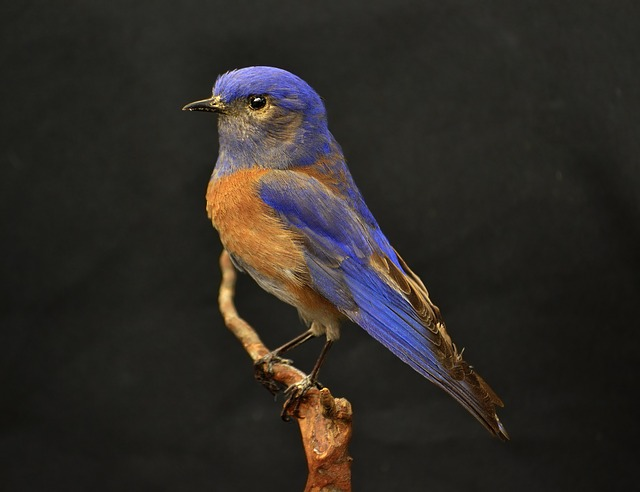
#> input picture First Assignment/images/bird.jpg, 640 x 492 px
$ jupyter execute pruebas.ipynb   (older library calls are emulated)
#> lines starting #> are read from the running program, lines starting #| are printed output that depends on the picture
### First Assignment/UZ_utils.py
"""
Before the first run, you need to have all necessary Python packages installed. For
that we highly recommend firstly creating Virtual Environment, to have your
development environment seperated from other projects (https://docs.python.org/3/tutorial/venv.html).

In system terminal then run: "pip install numpy opencv-python matplotlib Pillow"
"""

import numpy as np
import cv2
from matplotlib import pyplot as plt
from PIL import Image


def imread(path):
    """
    Reads an image in RGB order. Image type is transformed from uint8 to float, and
    range of values is reduced from [0, 255] to [0, 1].
    """
#> called with path = 'images/bird.jpg'
    I = Image.open(path).convert('RGB')  # PIL image.
#> I is the input picture: PIL image 640x492 RGB; mean R, G, B 46.1, 42.1, 37.6
    I = np.asarray(I)  # Converting to Numpy array.
    I = I.astype(np.float64) / 255
#> I: shape (492, 640, 3) float64
    return I


# [54 lines left out: functions imread_gray, imshow, signal_show, convolve, not called in this run]


# [25 lines that do not run on import are left out]

### First Assignment/pruebas.ipynb
[cell 1]
import numpy as np
import cv2
from matplotlib import pyplot as plt
from PIL import Image

from UZ_utils import *

[cell 2]
def myhist(I, bins):
    H = np.zeros(bins) # Creation of the array that will contain the values of the histogram
    I.reshape(-1) # Transform I into a 1D array

    # Max and min values in I
    Imax = np.max(I)
    Imin = np.min(I)

    lim = (Imax - Imin)/bins

    for x in range(bins):
        for i in range(I.shape[0]):
            for j in range(I.shape[1]):
                lim_inf = (x*lim) + Imin
                lim_sup = (x+1) * lim + Imin

                if (lim_inf <= I[i,j] and I[i,j] < lim_sup):
                    H[x] = H[x] + 1

    return H

[cell 3]
Img = imread('images/bird.jpg') # --> Image values are from [0,1] float
I_gray = ((Img[:,:,0] + Img[:,:,1] + Img[:,:,2]) / 3)
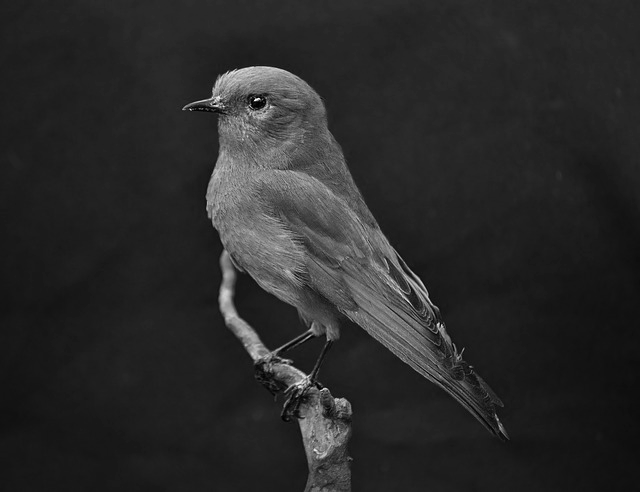
#> I_gray: shape (492, 640) float64; min 0.00131, max 0.993, mean 0.165

plt.subplot(1,3,1)
plt.imshow(I_gray, cmap="gray")
plt.title('Grayscale')

Hist = myhist(I_gray,10) # Histogram
#> in myhist, `Imax = np.max(I)`: Imax = 0.993
#> in myhist, `Imin = np.min(I)`: Imin = 0.00131
#> in myhist, `lim = (Imax - Imin)/bins`: lim = 0.0992
#> after the loop in myhist, `for x in range(bins):`: H = [52495, 217093, 8693, 13161, 12649, 7545, 2415, 675, 135, 18]
#> Hist has the same summary as H in myhist

Hist_normalized = Hist / (I_gray.shape[0] * I_gray.shape[1])
#> Hist_normalized = [0.167, 0.689, 0.0276, 0.0418, 0.0402, 0.024, 0.00767, 0.00214, 0.000429, 5.72e-05]

[cell 4]
plt.subplot(1,3,2)
plt.bar(range(len(Hist_normalized)), Hist_normalized)
plt.title('10 bins')
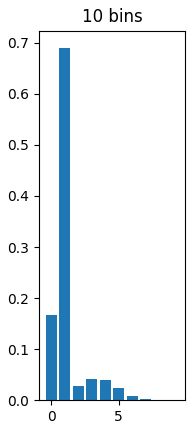
#> figure drawn by matplotlib, 1 panel; tallest bar 0.689 high, from x = 0.6 to 1.4

[cell 5]
Hist_normalized = myhist(I_gray,100) / (I_gray.shape[0] * I_gray.shape[1])
#> Hist_normalized = 100 values, max 0.142 at index 12, min 0 at index 95, mean 0.01

[cell 6]
plt.subplot(1,3,3)
plt.bar(range(len(Hist_normalized)), Hist_normalized)
plt.title('100 bins')
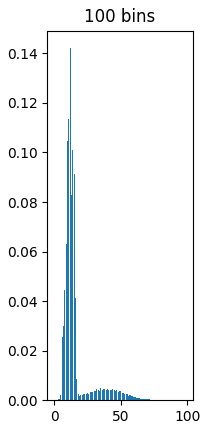
#> figure drawn by matplotlib, 1 panel; tallest bar 0.142 high, from x = 11.6 to 12.4
